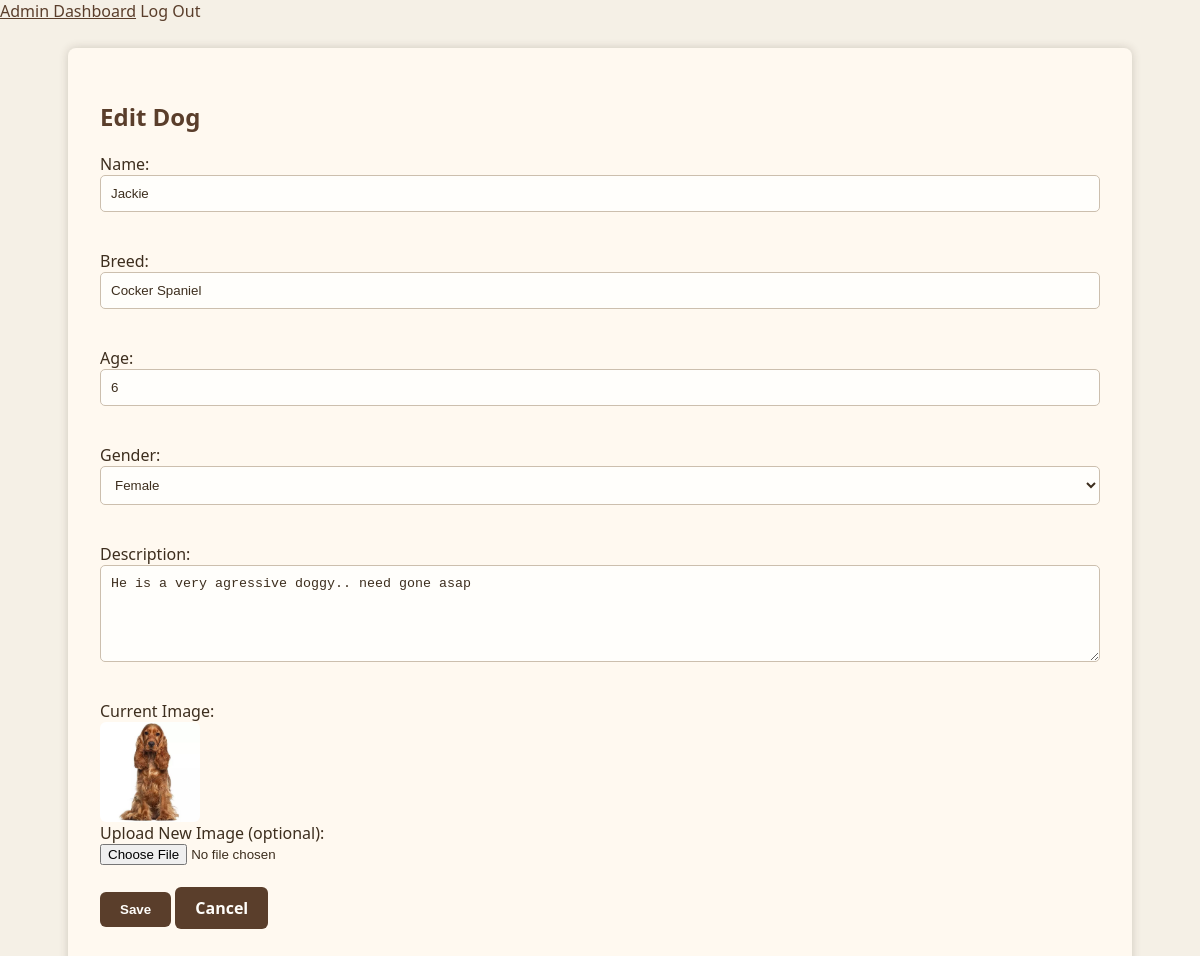
/SEProject/dogAdoptionCentre/admin/edit_dog.php?id=5 (signed in), run on the app's committed database.
### tables this page shows
CREATE TABLE `dogs` (
  `id` int(11) NOT NULL,
  `name` varchar(100) NOT NULL,
  `breed` varchar(100) NOT NULL,
  `age` int(11) NOT NULL,
  `gender` enum('Male','Female') NOT NULL,
  `description` text DEFAULT NULL,
  `image` varchar(255) DEFAULT NULL,
  `created_at` timestamp NOT NULL DEFAULT current_timestamp(),
  `is_available` tinyint(1) DEFAULT 1
);

### SEProject/dogAdoptionCentre/classes/Dog.php (called while the page is built, shortened)
<?php
class Dog
{
    private $db;
    public function __construct($db)
    {
        $this->db = $db;
    }
    public function readOne($id)
    {
        $query = "SELECT * FROM dogs WHERE id = :id";
        $stmt = $this->db->prepare($query);
        $stmt->bindParam(':id', $id);
        $stmt->execute();
        return $stmt->fetch(PDO::FETCH_ASSOC);
    }
}
?>

### SEProject/dogAdoptionCentre/admin/edit_dog.php (the view, shortened to what this page needs)
<?php require_once '../template/header.php'; ?>
<?php
require '../classes/Dog.php';
$db = new Database();
$pdo = $db->getConnection();
$dogModel = new Dog($pdo);
$dog = ['name' => '', 'breed' => '', 'age' => '', 'gender' => '', 'description' => '', 'image' => ''];
if (isset($_GET['id'])) {
    $dog = $dogModel->readOne($_GET['id']);
}
?>
<!DOCTYPE html>
<html lang="en">
<head>
    <link rel="stylesheet" href="../css/theme.css">
</head>
<body>
<div class="container">
    <h2>Edit Dog</h2>
    <form method="POST" enctype="multipart/form-data">
        Name:<br>
        <input type="text" name="name" required value="<?= htmlspecialchars($dog['name']) ?>"><br><br>
        Breed:<br>
        <input type="text" name="breed" required value="<?= htmlspecialchars($dog['breed']) ?>"><br><br>
        Age:<br>
        <input type="number" name="age" required value="<?= htmlspecialchars($dog['age']) ?>"><br><br>
        Gender:<br>
        <select name="gender">
            <option <?= $dog['gender'] == 'Female' ? 'selected' : '' ?>>Female</option>
        </select><br><br>
        Description:<br>
        <textarea name="description" rows="5"><?= htmlspecialchars($dog['description']) ?></textarea><br><br>
        Current Image:<br>
        <?php if (!empty($dog['image'])): ?>
            <img src="<?= $dog['image'] ?>" alt="Current Image" width="150"><br>
        <?php endif; ?>
        Upload New Image (optional):<br>
        <input type="file" name="image" accept=".jpg, .jpeg, .png"><br><br>
        <button type="submit" class="button">Save</button>
        <a href="manage_dogs.php" class="button">Cancel</a>
    </form>
</div>
</body>
</html>

### SEProject/dogAdoptionCentre/css/theme.css (style rules this page uses)
body { margin: 0; font-family: "Segoe UI", sans-serif; background-color: #f5f0e6; color: #3d2e1e; }
.container { max-width: 1000px; margin: 0 auto; padding: 2rem; background-color: #fff9f0; box-shadow: 0 0 10px rgba(61, 46, 30, 0.2); border-radius: 8px; }
h1, h2, h3 { color: #5a3e2b; }
a { color: #5a3e2b; text-decoration: none; }
input[type="text"], input[type="email"], input[type="password"], input[type="number"], select, textarea { width: 100%; padding: 10px; border: 1px solid #ccbfae; border-radius: 5px; margin-bottom: 1rem; background-color: #fffefb; color: #3d2e1e; }
button, .button { background-color: #5a3e2b; color: #fffefb; border: none; padding: 10px 20px; border-radius: 6px; cursor: pointer; text-align: center; display: inline-block; font-weight: bold; }
img { max-width: 100px; border-radius: 6px; }

### data on the page
dogs: name "Jackie", breed "Cocker Spaniel", age "6", gender "Female", description "He is a very agressive doggy.. need gone asap", image (picture)
